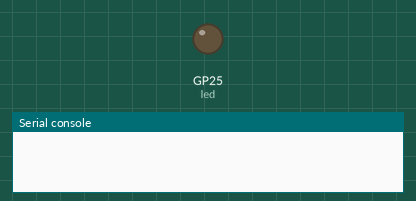
The program below on a simulated Raspberry Pi Pico running MicroPython. Shown: output pins drawn as LEDs (lit = HIGH), the last lines printed to the serial console. The board's own WiFi access point starts at once.

Above: at 0.11 s.
At 0.7 s:
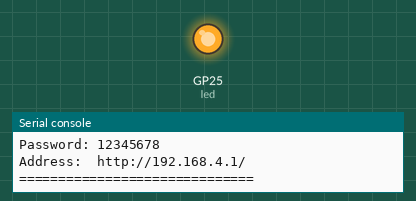
Timing chart, 0 to 2.2 s (numbered marks = the images above):
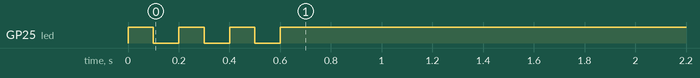

The program:

s11_challenge_silver.py
```python
import network
import rp2
import time
from machine import Pin

SSID = "picobot-myteam"
PASSWORD = "12345678"
rp2.country("BG")

led = Pin("LED", Pin.OUT)
ap = network.WLAN(network.AP_IF)
ap.config(essid=SSID, password=PASSWORD)
ap.active(True)
while not ap.active():
    time.sleep(0.1)

for i in range(3):              # ready: 3 quick flashes
    led.on()
    time.sleep(0.1)
    led.off()
    time.sleep(0.1)
led.on()

print("=" * 30)
print("Network: ", SSID)
print("Password:", PASSWORD)
print("Address:  http://" + ap.ifconfig()[0] + "/")
print("=" * 30)

while True:
    time.sleep(1)
```
